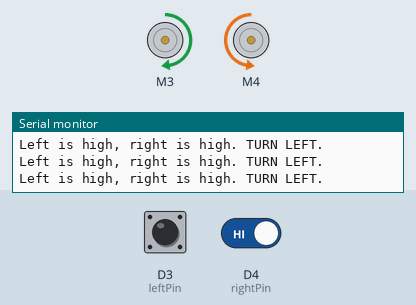
This sketch was run on a simulated Arduino MKR. On the bench: 2 × DC motor (green arrow = forward, orange = backward, longer = faster), the last lines printed to the serial monitor. Inputs (shaded band) come from the test bench; at power-on: D3 (leftPin) HIGH, D4 (rightPin) HIGH.

Above: at 0.86 s.
1.3 s: D3 (leftPin) pulled LOW for 0.15 s
At 1.52 s:
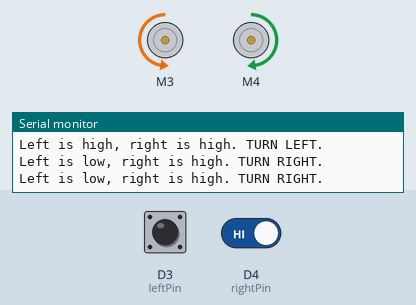
7.3 s: D3 (leftPin) pulled LOW for 3.2 s
At 11.08 s:
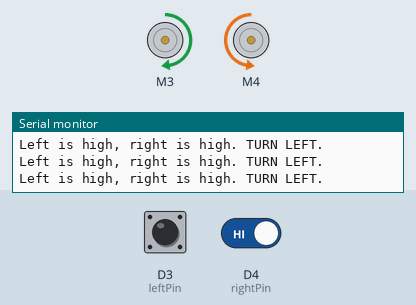
12.0 s: D3 (leftPin) driven LOW and D4 (rightPin) driven LOW
At 12.35 s:
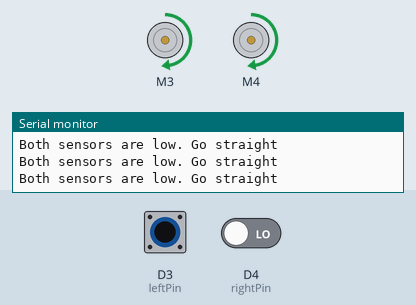
15.0 s: D3 (leftPin) driven HIGH
At 15.4 s:
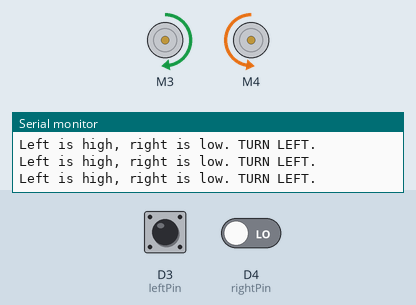
Timing chart, 0 to 18.0 s (numbered marks = the images above; inputs shaded):
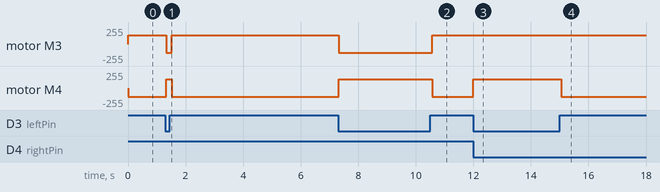

Measured:
- after the input at 1.3 s, motor M3: forward 128/255 → backward 128/255 at once, → forward 128/255 0.20 s later; motor M4: backward 128/255 → forward 128/255 at once, → backward 128/255 0.20 s later
- after the input at 7.3 s, motor M3: forward 128/255 → backward 128/255 at once, → forward 128/255 3.3 s later; motor M4: backward 128/255 → forward 128/255 at once, → backward 128/255 3.3 s later
- after the input at 12.0 s, motor M4: backward 128/255 → forward 128/255 at once
- after the input at 15.0 s, motor M4: forward 128/255 → backward 128/255 after 0.05 s

The sketch:

line_recovery_test.ino
```cpp
/*
    Line recovery test, using two sensors.
    Includes WiFi debugging.
    *** INCOMPLETE ***
*/

#include <SPI.h>
#include <WiFiNINA.h>
#include <Adafruit_MotorShield.h>

const int leftPin = 3;
const int rightPin = 4;
bool leftDetect;
bool rightDetect;

// WIFI SETUP
char ssid[] = "TheBigBlockCarriers"; // your network SSID (name)
char pass[] = "IDPL209BBC";          // your network password (use for WPA, or use as key for WEP)

int status = WL_IDLE_STATUS;
WiFiServer server(23);

//SHIELD SETUP
// Create the motor shield object with the default I2C address
Adafruit_MotorShield AFMS = Adafruit_MotorShield();

// Configure all 4 motors outputs. M3 is front left, M4 is front right.
Adafruit_DCMotor *M1 = AFMS.getMotor(1);
Adafruit_DCMotor *M2 = AFMS.getMotor(2);
Adafruit_DCMotor *M3 = AFMS.getMotor(3);
Adafruit_DCMotor *M4 = AFMS.getMotor(4);
Adafruit_DCMotor Motors[] = {*M1, *M2, *M3, *M4};

//SENSOR CONFIGURATION
float turnAxisDist = 65; // Perpendicular dist from front line sensors to rotation axis, forward positive, mm

void setup() {
      //Initialize serial and wait for port to open:
  Serial.begin(9600);
  while (!Serial)
  {
    ; // wait for serial port to connect. Needed for native USB port only
  }

  if (!AFMS.begin()) {         // create with the default frequency 1.6KHz
    Serial.println("Could not find Motor Shield. Check wiring.");
    while (1);
  }
  Serial.println("Motor Shield found, proceeding to access point setup.");

  Serial.println("Begin access point setup.");
  // check for the WiFi module:
  if (WiFi.status() == WL_NO_MODULE)
  {
    Serial.println("Communication with WiFi module failed!");
    // don't continue
    while (true)
      ;
  }

  status = WiFi.beginAP(ssid, pass);
  if (status != WL_AP_LISTENING)
  {
    Serial.println("Creating access point failed.");
    // don't continue
    while (true)
      ;
  }
    // Begin WiFi server
    server.begin();
    printWiFiStatus();

    // Set sensor pins for interrupts
    pinMode(leftPin, INPUT_PULLUP);
    pinMode(rightPin, INPUT_PULLUP);

    Motors[2].setSpeed(128);
    Motors[3].setSpeed(128);
}

void loop() {
  leftDetect = digitalRead(leftPin);
  rightDetect = digitalRead(rightPin);
  // compare the previous status to the current status
  delay(1);
  //Serial.println("Alive");
  if (status != WiFi.status())
  {
    // it has changed update the variable
    status = WiFi.status();

    if (status == WL_AP_CONNECTED)
    {
      // a device has connected to the AP
      Serial.println("Device connected to access point.");
      server.write("Client connected.");
    }
    else
    {
      // a device has disconnected from the AP, and we are back in listening mode
      Serial.println("Device disconnected from access point.");
      server.write("Client disconnected.");
    }
  }

   WiFiClient client = server.available();
  // listen for incoming clients
  if (client.available() > 0)
  {
    // read the bytes incoming from the client:
    char thisChar = client.readString()[0];
    // echo the bytes back to the client:
    server.write(thisChar);
    // echo the bytes to the server as well:
    Serial.println((String) "Received: " + thisChar);
 }

  if (leftDetect == LOW && rightDetect == LOW) {
    Log("Both sensors are low. Go straight");
    Motors[2].run(FORWARD);
    Motors[3].run(FORWARD);
    delay(100);
    Motors[2].run(RELEASE);
    Motors[3].run(RELEASE);
  }
  else if ((leftDetect == HIGH && rightDetect == LOW) or (leftDetect == HIGH && rightDetect == HIGH)) {
     if (rightDetect == LOW) {
        Log("Left is high, right is low. TURN LEFT.");
     }
    else {
      Log("Left is high, right is high. TURN LEFT.");
    }
    Motors[2].run(FORWARD);
    Motors[3].run(BACKWARD);
    delay(100);
    Motors[2].run(RELEASE);
    Motors[3].run(RELEASE);
  }
  else if (leftDetect == LOW && rightDetect == HIGH) {
    Log("Left is low, right is high. TURN RIGHT.");
    Motors[2].run(BACKWARD);
    Motors[3].run(FORWARD);
    delay(100);
    Motors[2].run(RELEASE);
    Motors[3].run(RELEASE);
  }
}

void Log(const char message[]) {
  char messageArr[100]; // To hold message
  strcpy(messageArr, message);
  strcat(messageArr, "\r\n");
  Serial.println(message);
  server.write(messageArr);
}

void printWiFiStatus()
{
  // print the SSID of the network you're attached to:
  Serial.print("SSID: ");
  Serial.println(WiFi.SSID());

  // print your WiFi shield's IP address:
  IPAddress ip = WiFi.localIP();
  Serial.print("IP Address: ");
  Serial.println(ip);
}
```
